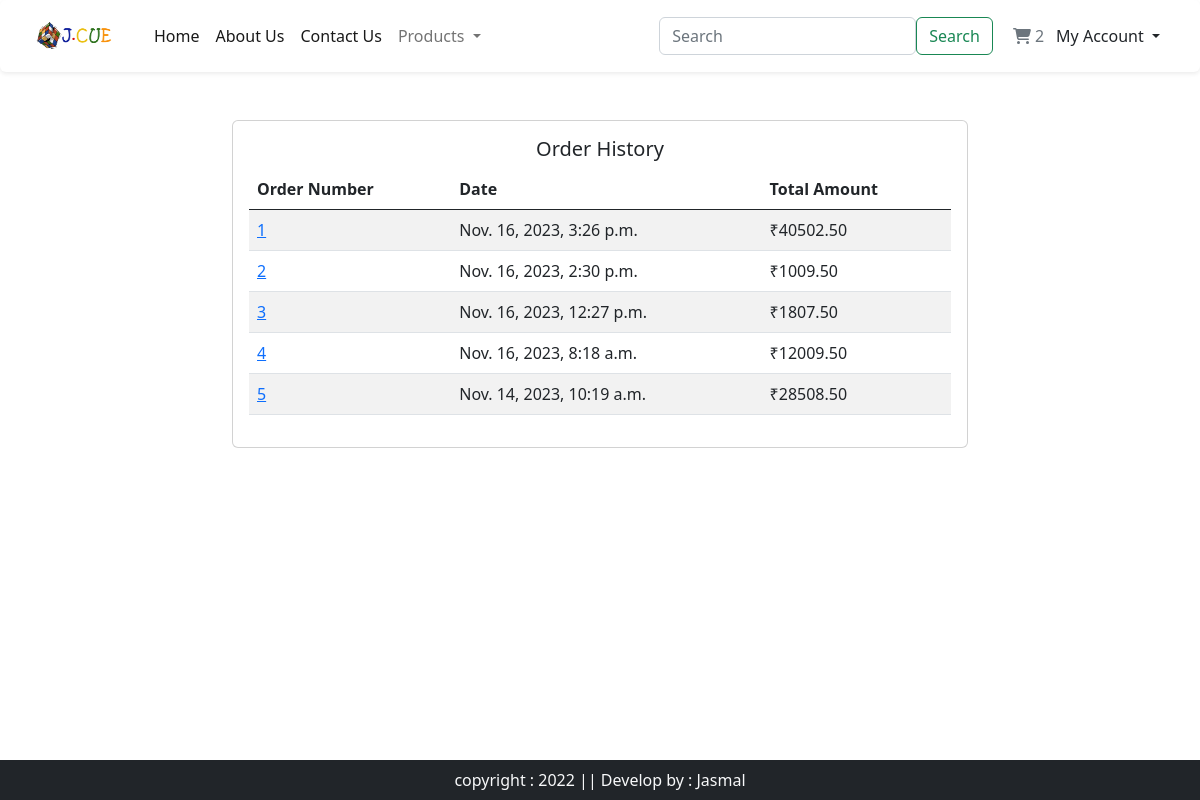
The app's page /payment/oreder_view (signed in), older data.
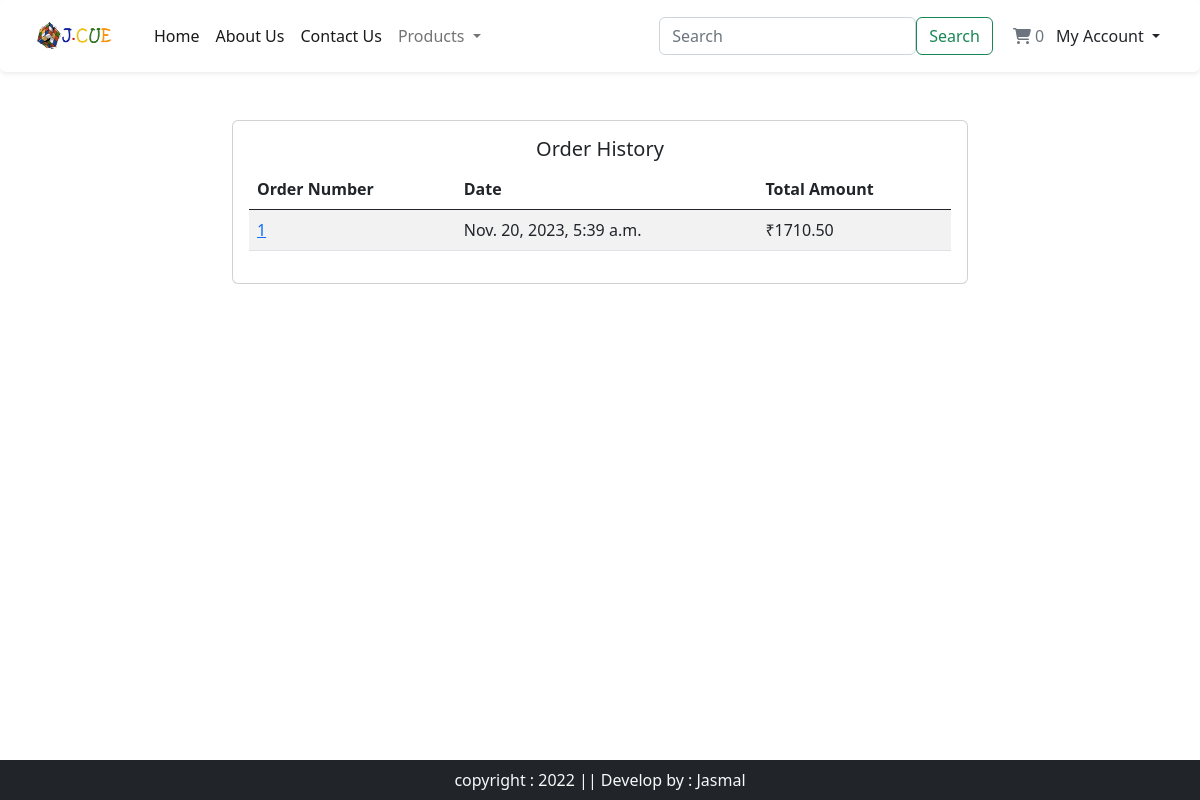
The same page, newer data.
### orders/models.py (models this page shows, shortened)
class Order(models.Model):
    user = models.ForeignKey(settings.AUTH_USER_MODEL, on_delete=models.CASCADE, related_name='order_user', null=True, blank=True)
    full_name = models.CharField(max_length=50, null=True, blank=True)
    address1 = models.CharField(max_length=250, null=True, blank=True)
    address2 = models.CharField(max_length=250, null=True, blank=True)
    city = models.CharField(max_length=100, null=True, blank=True)
    phone = models.CharField(max_length=100, null=True, blank=True)
    post_code = models.CharField(max_length=20, null=True, blank=True)
    created = models.DateTimeField(auto_now_add=True, null=True, blank=True)
    updated = models.DateTimeField(auto_now=True, null=True, blank=True)
    total_paid = models.DecimalField(max_digits=10, decimal_places=2, null=True, blank=True)
    order_key = models.CharField(max_length=200, null=True, blank=True)
    billing_status = models.CharField(max_length=10,)
    ORDER_STATUS_CHOICES = [
        ('confirmed', 'Order Confirmed'),
        ('shipped', 'Shipped'),
        ('out_for_delivery', 'Out for Delivery'),
        ('delivered', 'Delivered'),
    ]
    status = models.CharField(max_length=20, choices=ORDER_STATUS_CHOICES, default='confirmed')
    class Meta:
        ordering = ('-created',)

### payment/views.py (the view)
# urls.py: path('oreder_view', views.oreder_view, name='oreder_view'),
def oreder_view(request):
    orders = Order.objects.filter(user=request.user)
    order_statuses = {order.id: order.status for order in orders}
    return render(
        request,
        "payment/orders.html",
        {"orders": orders, "order_statuses": order_statuses},
    )

### acount/context_processor.py (called while the page is built)
def categories(request):
    cat = Category.objects.all()
    return {'cat': cat}

### basket/basket.py (called while the page is built)
    def restore_session_data(self):
        if self.user.is_authenticated:
            print(f"User: {self.user}")
            cart, created = Cart.objects.get_or_create(user=self.user)
            self.user.cart = cart  # Associate the Cart instance with the user
            print(f"User Cart: {self.user.cart}")

    @property
    def items(self):
        if self.user:
            return CartItem.objects.filter(user=self.user)
        else:
            return []

    def __len__(self):
        return len(self.items)

### basket/context_processors.py (called while the page is built)
def basket(request):
    return {'basket':Basket(request)}

### templates/payment/orders.html (shortened to what this page needs)
{% extends "app/base.html" %}
{% load static %}
{% block main-content %}
<div class="container mt-5">
    <div class="row justify-content-center">
        <div class="col-md-8">
            <div class="card">
                <div class="card-body">
                    <h5 class="card-title text-center">Order History</h5>
                    <table class="table table-striped">
                        <thead>
                            <tr>
                                <th>Order Number</th>
                                <th>Date</th>
                                <th>Total Amount</th>
                            </tr>
                        </thead>
                        <tbody>
                            {% if orders %}
                                {% for order in orders %}
                                    <tr>
                                        <td><a href="{% url 'payment:order_detail' order.id %}">{{ forloop.counter }}</a></td>
                                        <td>{{ order.created }}</td>
                                        <td>₹{{ order.total_paid }}</td>
                                    </tr>
                                {% endfor %}
                            {% else %}
                                <tr>
                                    <td colspan="4">No orders yet.</td>
                                </tr>
                            {% endif %}
                        </tbody>
                    </table>
                </div>
            </div>
        </div>
    </div>
</div>
{% endblock %}

Row changes from the older to the newer data that the page shows:
removed Order: created "Nov. 16, 2023, 3:26 p.m.", total_paid "40502.50"
removed Order: created "Nov. 16, 2023, 2:30 p.m.", total_paid "1009.50"
removed Order: created "Nov. 16, 2023, 12:27 p.m.", total_paid "1807.50"
removed Order: created "Nov. 16, 2023, 8:18 a.m.", total_paid "12009.50"
removed Order: created "Nov. 14, 2023, 10:19 a.m.", total_paid "28508.50"
added Order: created "Nov. 20, 2023, 5:39 a.m.", total_paid "1710.50"
Text that changed along with them:
{{ total_qty }}: "2" → (not shown)
text now shown: "0"
